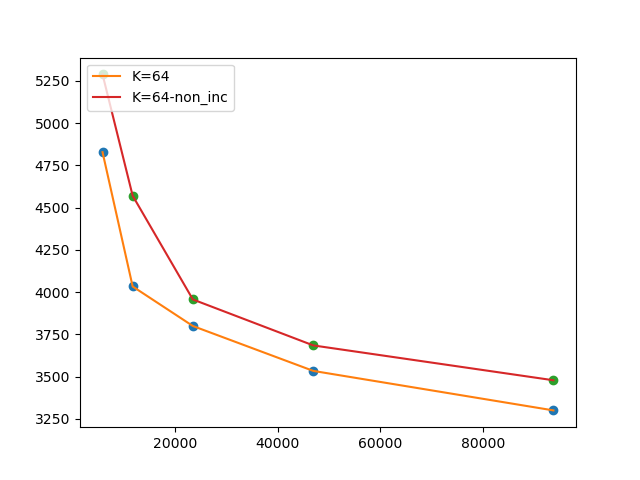

The script that saved this image:
import os
import json
import glob
import argparse
import matplotlib.pyplot as plt
from numpy import linspace
from math import sqrt
from scipy.interpolate import interp1d

# ---------------- ARGUMENT PARSER ----------------
parser = argparse.ArgumentParser(description="Compare Incremental vs Non-Incremental results")
parser.add_argument(
    "--dir",
    type=str,
    default=".",
    help="Base directory containing Incremental/ and NoIncremental/ folders"
)
args = parser.parse_args()

BASE_DIR = args.dir

# ---------------- HELPERS ----------------
def mean_value(values):
    return sum(values) / len(values)

def std_dev(values, mean):
    return sqrt(sum((val - mean) ** 2 for val in values) / len(values))

def get_list(ins, key):
    return [entry[key] for entry in ins]

# Files to ignore
IGNORED_FILES = {"env.json", "stop.json", "env_merge.json", "stop_merge.json"}

# ---------------- LOAD JSON ----------------
def load_json_files(base_dir):
    result = {
        "incremental": [],
        "non_incremental": []
    }

    for category in ["Incremental", "NoIncremental"]:
        category_path = os.path.join(base_dir, category)

        if not os.path.exists(category_path):
            print(f"Warning: {category_path} does not exist")
            continue

        for filename in os.listdir(category_path):

            if (
                not filename.endswith(".json")
                or filename in IGNORED_FILES
            ):
                continue

            file_path = os.path.join(category_path, filename)

            try:
                with open(file_path, "r") as file:
                    data = json.load(file)

                    if category == "Incremental":
                        result["incremental"].append(data)
                    else:
                        result["non_incremental"].append(data)

            except json.JSONDecodeError:
                print(f"Error decoding JSON: {file_path}")

    return result

# ---------------- REFORMAT DATA ----------------
def re_arranged_values(data):
    result = {}

    for d in data:
        val_env = d["environment"]

        # fixed value
        if "3000000" not in d["result"]:
            continue

        val_results = d["result"]["3000000"]

        number_of_blocks = val_env["NUMBER_OF_BLOCKS"]
        max_len = val_env["MAX_LEN"]

        if number_of_blocks not in result:
            result[number_of_blocks] = {}

        result[number_of_blocks][max_len] = val_results

    return result

# ---------------- DRAW ----------------
def draw_data_with_suffix(data1, data2, base_dir, suffix1="", suffix2="-non_inc"):
    plt.figure()

    def create_var_blocks(data):
        return [
            {
                "K": block_key,
                "ins": [
                    {
                        "length": float(key),
                        "mean": mean_value([dic["duration"] for dic in data[block_key][key]]),
                        "std_dev": std_dev(
                            [dic["duration"] for dic in data[block_key][key]],
                            mean_value([dic["duration"] for dic in data[block_key][key]])
                        ),
                    }
                    for key in data[block_key]
                    if key != "redeployment"
                ],
            }
            for block_key in data
        ]

    # Incremental
    for met in create_var_blocks(data1):
        x = get_list(met["ins"], "length")
        y = get_list(met["ins"], "mean")

        if len(x) < 2:
            continue

        f = interp1d(x, y, kind="linear")
        ax = linspace(min(x), max(x), 600)
        fy = f(ax)

        plt.plot(x, y, "o")
        plt.plot(ax, fy, "-", label="K=" + str(met["K"]) + suffix1)

    # Non Incremental
    for met in create_var_blocks(data2):
        x = get_list(met["ins"], "length")
        y = get_list(met["ins"], "mean")

        if len(x) < 2:
            continue

        f = interp1d(x, y, kind="linear")
        ax = linspace(min(x), max(x), 600)
        fy = f(ax)

        plt.plot(x, y, "o")
        plt.plot(ax, fy, "-", label="K=" + str(met["K"]) + suffix2)

    plt.legend(loc="upper left")

    # Save inside provided directory
    output_path = os.path.join(base_dir, "set4.png")
    plt.savefig(output_path)

    plt.show()
    plt.close()

    print(f"Plot saved to: {output_path}")

# ---------------- MAIN ----------------
if __name__ == "__main__":
    categorized_data = load_json_files(BASE_DIR)

    if not categorized_data["incremental"] and not categorized_data["non_incremental"]:
        print("No valid JSON data found.")
        exit(1)

    data1 = re_arranged_values(categorized_data["incremental"])
    data2 = re_arranged_values(categorized_data["non_incremental"])

    draw_data_with_suffix(data1, data2, BASE_DIR)
